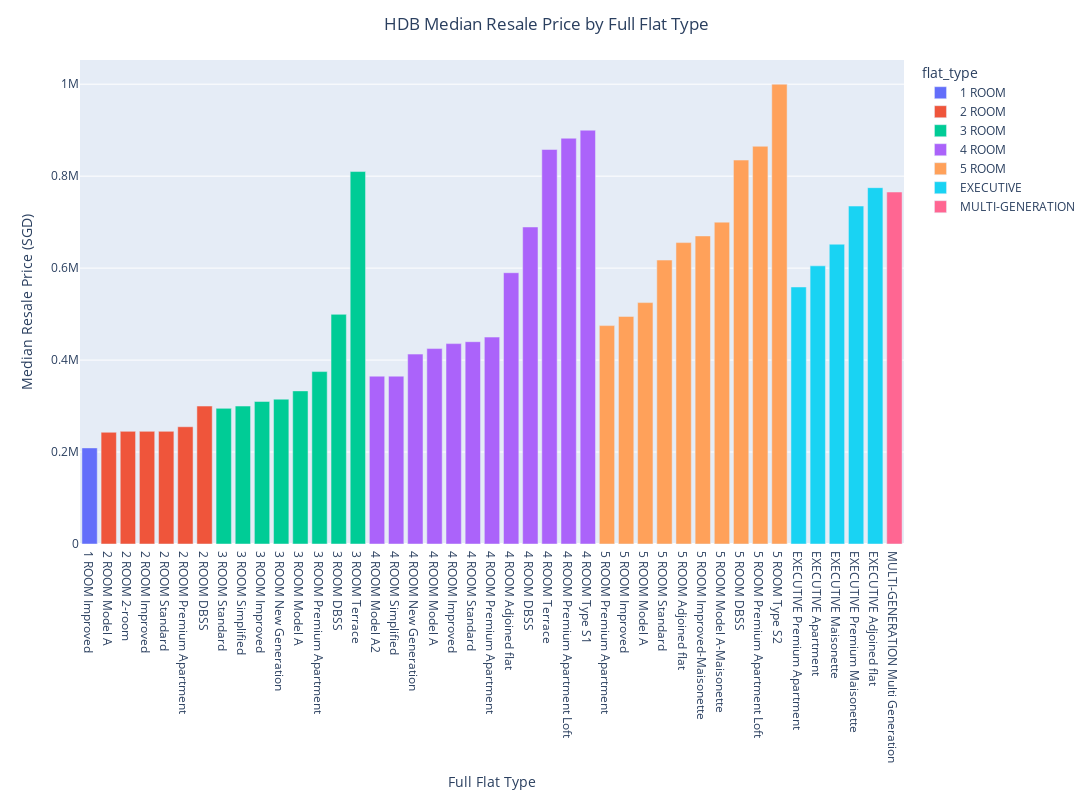

The notebook cell this image was saved under:
### Code cell
# Bar plot of Resale Price by Full Flat Type
fig3 = px.bar(median_resale_full_flat_type, 
              x = 'full_flat_type', 
              y = 'resale_price', 
              color = 'flat_type', 
              width = 1200, 
              height = 800)
fig3.update_layout(title = {'text' : 'HDB Median Resale Price by Full Flat Type', 'x' : 0.5, 'xanchor' : 'center'}, xaxis_title_text='Full Flat Type', yaxis_title_text='Median Resale Price (SGD)')
fig3.update_traces(hovertemplate ='Full Flat Type: %{x}<br>Resale Price: S$%{y}<br><extra></extra>')
fig3.show()

### Figure 1 — Plotly figure (JSON) as saved in the notebook; plotly's stock layout.template omitted (floating-point values rounded to 4 significant figures)
{"data": [{"alignmentgroup": "True", "hovertemplate": "Full Flat Type: %{x}<br>Resale Price: S$%{y}<br><extra></extra>", "legendgroup": "1 ROOM", "marker": {"color": "#636efa", "pattern": {"shape": ""}}, "name": "1 ROOM", "offsetgroup": "1 ROOM", "orientation": "v", "showlegend": true, "textposition": "auto", "type": "bar", "x": ["1 ROOM Improved"], "xaxis": "x", "y": [209000], "yaxis": "y"}, {"alignmentgroup": "True", "hovertemplate": "Full Flat Type: %{x}<br>Resale Price: S$%{y}<br><extra></extra>", "legendgroup": "2 ROOM", "marker": {"color": "#EF553B", "pattern": {"shape": ""}}, "name": "2 ROOM", "offsetgroup": "2 ROOM", "orientation": "v", "showlegend": true, "textposition": "auto", "type": "bar", "x": ["2 ROOM Model A", "2 ROOM 2-room", "2 ROOM Improved", "2 ROOM Standard", "2 ROOM Premium Apartment", "2 ROOM DBSS"], "xaxis": "x", "y": [243000, 245000, 245000, 245000, 255000, 300000], "yaxis": "y"}, {"alignmentgroup": "True", "hovertemplate": "Full Flat Type: %{x}<br>Resale Price: S$%{y}<br><extra></extra>", "legendgroup": "3 ROOM", "marker": {"color": "#00cc96", "pattern": {"shape": ""}}, "name": "3 ROOM", "offsetgroup": "3 ROOM", "orientation": "v", "showlegend": true, "textposition": "auto", "type": "bar", "x": ["3 ROOM Standard", "3 ROOM Simplified", "3 ROOM Improved", "3 ROOM New Generation", "3 ROOM Model A", "3 ROOM Premium Apartment", "3 ROOM DBSS", "3 ROOM Terrace"], "xaxis": "x", "y": [295000, 300000, 310000, 315000, 333000, 375000, 499500, 810000], "yaxis": "y"}, {"alignmentgroup": "True", "hovertemplate": "Full Flat Type: %{x}<br>Resale Price: S$%{y}<br><extra></extra>", "legendgroup": "4 ROOM", "marker": {"color": "#ab63fa", "pattern": {"shape": ""}}, "name": "4 ROOM", "offsetgroup": "4 ROOM", "orientation": "v", "showlegend": true, "textposition": "auto", "type": "bar", "x": ["4 ROOM Model A2", "4 ROOM Simplified", "4 ROOM New Generation", "4 ROOM Model A", "4 ROOM Improved", "4 ROOM Standard", "4 ROOM Premium Apartment", "4 ROOM Adjoined flat", "4 ROOM DBSS", "4 ROOM Terrace", "4 ROOM Premium Apartment Loft", "4 ROOM Type S1"], "xaxis": "x", "y": [365000, 365000, 413000, 425000, 435800, 440000, 450000, 590000, 689444, 858000, 882500, 900000], "yaxis": "y"}, {"alignmentgroup": "True", "hovertemplate": "Full Flat Type: %{x}<br>Resale Price: S$%{y}<br><extra></extra>", "legendgroup": "5 ROOM", "marker": {"color": "#FFA15A", "pattern": {"shape": ""}}, "name": "5 ROOM", "offsetgroup": "5 ROOM", "orientation": "v", "showlegend": true, "textposition": "auto", "type": "bar", "x": ["5 ROOM Premium Apartment", "5 ROOM Improved", "5 ROOM Model A", "5 ROOM Standard", "5 ROOM Adjoined flat", "5 ROOM Improved-Maisonette", "5 ROOM Model A-Maisonette", "5 ROOM DBSS", "5 ROOM Premium Apartment Loft", "5 ROOM Type S2"], "xaxis": "x", "y": [475000, 495000, 525000, 617500, 655500, 670000, 700000, 835000, 865000, 1000000], "yaxis": "y"}, {"alignmentgroup": "True", "hovertemplate": "Full Flat Type: %{x}<br>Resale Price: S$%{y}<br><extra></extra>", "legendgroup": "EXECUTIVE", "marker": {"color": "#19d3f3", "pattern": {"shape": ""}}, "name": "EXECUTIVE", "offsetgroup": "EXECUTIVE", "orientation": "v", "showlegend": true, "textposition": "auto", "type": "bar", "x": ["EXECUTIVE Premium Apartment", "EXECUTIVE Apartment", "EXECUTIVE Maisonette", "EXECUTIVE Premium Maisonette", "EXECUTIVE Adjoined flat"], "xaxis": "x", "y": [559000, 605000, 652000, 735000, 775000], "yaxis": "y"}, {"alignmentgroup": "True", "hovertemplate": "Full Flat Type: %{x}<br>Resale Price: S$%{y}<br><extra></extra>", "legendgroup": "MULTI-GENERATION", "marker": {"color": "#FF6692", "pattern": {"shape": ""}}, "name": "MULTI-GENERATION", "offsetgroup": "MULTI-GENERATION", "orientation": "v", "showlegend": true, "textposition": "auto", "type": "bar", "x": ["MULTI-GENERATION Multi Generation"], "xaxis": "x", "y": [765500], "yaxis": "y"}], "layout": {"barmode": "relative", "height": 800, "legend": {"title": {"text": "flat_type"}, "tracegroupgap": 0}, "margin": {"t": 60}, "title": {"text": "HDB Median Resale Price by Full Flat Type", "x": 0.5, "xanchor": "center"}, "width": 1200, "xaxis": {"anchor": "y", "domain": [0, 1], "title": {"text": "Full Flat Type"}}, "yaxis": {"anchor": "x", "domain": [0, 1], "title": {"text": "Median Resale Price (SGD)"}}}}
